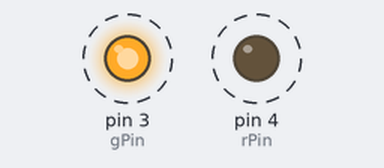
Recording of a sketch running on a simulated Arduino Uno, built with avr-gcc and run on an emulated ATmega328P. Parts: output pins drawn as LEDs (lit = HIGH). Dashed ring = blinking.

Above: at 0.5 s.
Timing chart, 0 to 4.6 s (numbered marks = the images above):
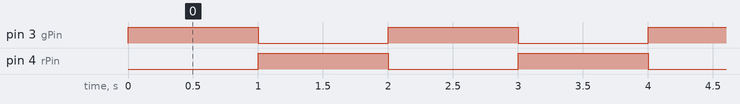

Measured:
- by itself, pin 3 (gPin), pin 4 (rPin): alternates HIGH for 1.0 s and LOW for 1.0 s

The sketch:

BiColorLed.ino
```cpp
//驅動雙色LED，交替呈現綠、紅色
//定義led pin腳位
int gPin = 3;
int rPin = 4;
// the setup routine runs once when you press reset:
void setup() {
  pinMode(gPin, OUTPUT);
  pinMode(rPin, OUTPUT);
}
// the loop routine runs over and over again forever:
void loop() {
  //交替顯示兩種顏色
      digitalWrite(gPin,HIGH); //綠色
      digitalWrite(rPin,LOW);
      delay(1000);
      digitalWrite(gPin,LOW);
      digitalWrite(rPin,HIGH); //紅色
      delay(1000);
}
```
